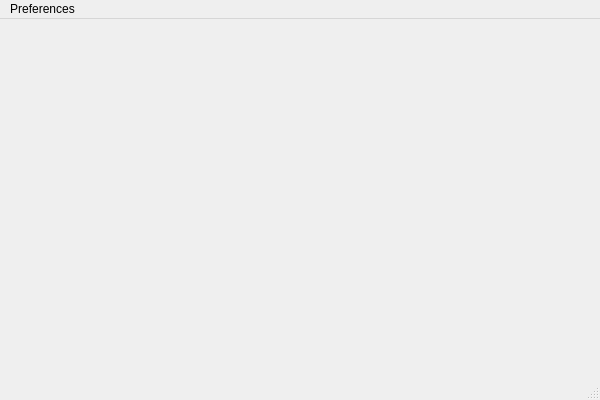
<?xml version="1.0" encoding="UTF-8"?>
<ui version="4.0">
 <class>MainFrameClass</class>
 <widget class="QMainWindow" name="MainFrameClass">
  <property name="geometry">
   <rect>
    <x>0</x>
    <y>0</y>
    <width>600</width>
    <height>400</height>
   </rect>
  </property>
  <property name="windowTitle">
   <string notr="true">Jamtaba</string>
  </property>
  <widget class="QWidget" name="centralWidget"/>
  <widget class="QMenuBar" name="menuBar">
   <property name="geometry">
    <rect>
     <x>0</x>
     <y>0</y>
     <width>600</width>
     <height>21</height>
    </rect>
   </property>
   <widget class="QMenu" name="menuAudio">
    <property name="title">
     <string>Preferences</string>
    </property>
    <addaction name="actionAudio"/>
   </widget>
   <addaction name="menuAudio"/>
  </widget>
  <widget class="QStatusBar" name="statusBar"/>
  <action name="actionAudio">
   <property name="text">
    <string>Audio</string>
   </property>
  </action>
 </widget>
 <layoutdefault spacing="6" margin="11"/>
 <resources/>
 <connections/>
</ui>
